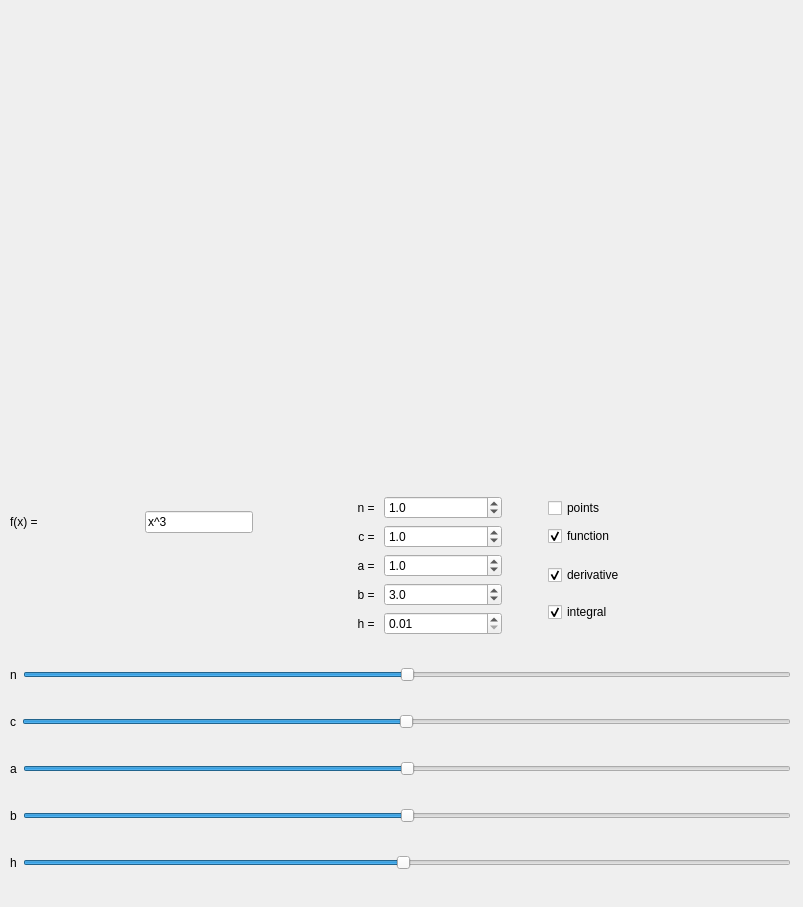
<?xml version="1.0" encoding="UTF-8"?>
<ui version="4.0">
 <class>MainWindow</class>
 <widget class="QMainWindow" name="MainWindow">
  <property name="geometry">
   <rect>
    <x>0</x>
    <y>0</y>
    <width>803</width>
    <height>907</height>
   </rect>
  </property>
  <property name="windowTitle">
   <string>Постороение графиков геометрического интеграла</string>
  </property>
  <widget class="QWidget" name="centralwidget">
   <widget class="QWidget" name="gridLayoutWidget">
    <property name="geometry">
     <rect>
      <x>10</x>
      <y>470</y>
      <width>781</width>
      <height>431</height>
     </rect>
    </property>
    <layout class="QGridLayout" name="gridLayout">
     <item row="3" column="0">
      <layout class="QHBoxLayout" name="horizontalLayout_4">
       <item>
        <widget class="QLabel" name="label_a">
         <property name="text">
          <string>a</string>
         </property>
        </widget>
       </item>
       <item>
        <widget class="QSlider" name="slider_a">
         <property name="minimum">
          <number>-100</number>
         </property>
         <property name="maximum">
          <number>100</number>
         </property>
         <property name="orientation">
          <enum>Qt::Horizontal</enum>
         </property>
        </widget>
       </item>
      </layout>
     </item>
     <item row="1" column="0">
      <layout class="QHBoxLayout" name="horizontalLayout">
       <item>
        <widget class="QLabel" name="label_n">
         <property name="text">
          <string>n</string>
         </property>
        </widget>
       </item>
       <item>
        <widget class="QSlider" name="slider_n">
         <property name="minimum">
          <number>-100</number>
         </property>
         <property name="maximum">
          <number>100</number>
         </property>
         <property name="singleStep">
          <number>1</number>
         </property>
         <property name="orientation">
          <enum>Qt::Horizontal</enum>
         </property>
        </widget>
       </item>
      </layout>
     </item>
     <item row="0" column="0">
      <layout class="QHBoxLayout" name="horizontalLayout_3">
       <item>
        <layout class="QGridLayout" name="gridLayout_2">
         <item row="0" column="3">
          <layout class="QVBoxLayout" name="verticalLayout">
           <item>
            <widget class="QCheckBox" name="points_check_box">
             <property name="text">
              <string>points</string>
             </property>
            </widget>
           </item>
           <item>
            <widget class="QCheckBox" name="function_check_box">
             <property name="text">
              <string>function</string>
             </property>
             <property name="checked">
              <bool>true</bool>
             </property>
            </widget>
           </item>
          </layout>
         </item>
         <item row="2" column="1">
          <layout class="QGridLayout" name="gridLayout_4">
           <item row="0" column="0">
            <widget class="QLabel" name="value_label_a">
             <property name="text">
              <string>a = </string>
             </property>
             <property name="alignment">
              <set>Qt::AlignRight|Qt::AlignTrailing|Qt::AlignVCenter</set>
             </property>
            </widget>
           </item>
           <item row="1" column="1">
            <widget class="QDoubleSpinBox" name="spin_box_b">
             <property name="decimals">
              <number>1</number>
             </property>
             <property name="minimum">
              <double>-100.000000000000000</double>
             </property>
             <property name="singleStep">
              <double>0.100000000000000</double>
             </property>
             <property name="value">
              <double>3.000000000000000</double>
             </property>
            </widget>
           </item>
           <item row="2" column="1">
            <widget class="QDoubleSpinBox" name="spin_box_h">
             <property name="decimals">
              <number>2</number>
             </property>
             <property name="minimum">
              <double>0.010000000000000</double>
             </property>
             <property name="maximum">
              <double>100.000000000000000</double>
             </property>
             <property name="singleStep">
              <double>0.010000000000000</double>
             </property>
            </widget>
           </item>
           <item row="1" column="0">
            <widget class="QLabel" name="value_label_b">
             <property name="text">
              <string>b = </string>
             </property>
             <property name="alignment">
              <set>Qt::AlignRight|Qt::AlignTrailing|Qt::AlignVCenter</set>
             </property>
            </widget>
           </item>
           <item row="0" column="1">
            <widget class="QDoubleSpinBox" name="spin_box_a">
             <property name="decimals">
              <number>1</number>
             </property>
             <property name="minimum">
              <double>-100.000000000000000</double>
             </property>
             <property name="singleStep">
              <double>0.100000000000000</double>
             </property>
             <property name="value">
              <double>1.000000000000000</double>
             </property>
            </widget>
           </item>
           <item row="2" column="0">
            <widget class="QLabel" name="value_label_h">
             <property name="text">
              <string>h = </string>
             </property>
             <property name="alignment">
              <set>Qt::AlignRight|Qt::AlignTrailing|Qt::AlignVCenter</set>
             </property>
            </widget>
           </item>
          </layout>
         </item>
         <item row="2" column="3">
          <layout class="QVBoxLayout" name="verticalLayout_3">
           <item>
            <widget class="QCheckBox" name="derivative_check_box">
             <property name="text">
              <string>derivative</string>
             </property>
             <property name="checked">
              <bool>true</bool>
             </property>
            </widget>
           </item>
           <item>
            <widget class="QCheckBox" name="integral_check_box">
             <property name="text">
              <string>integral</string>
             </property>
             <property name="checked">
              <bool>true</bool>
             </property>
            </widget>
           </item>
          </layout>
         </item>
         <item row="2" column="2">
          <spacer name="horizontalSpacer_2">
           <property name="orientation">
            <enum>Qt::Horizontal</enum>
           </property>
           <property name="sizeType">
            <enum>QSizePolicy::Minimum</enum>
           </property>
           <property name="sizeHint" stdset="0">
            <size>
             <width>40</width>
             <height>20</height>
            </size>
           </property>
          </spacer>
         </item>
         <item row="0" column="2">
          <spacer name="horizontalSpacer">
           <property name="orientation">
            <enum>Qt::Horizontal</enum>
           </property>
           <property name="sizeType">
            <enum>QSizePolicy::Minimum</enum>
           </property>
           <property name="sizeHint" stdset="0">
            <size>
             <width>40</width>
             <height>20</height>
            </size>
           </property>
          </spacer>
         </item>
         <item row="0" column="1">
          <layout class="QGridLayout" name="gridLayout_3">
           <item row="1" column="0">
            <widget class="QLabel" name="value_label_c">
             <property name="text">
              <string>c = </string>
             </property>
             <property name="alignment">
              <set>Qt::AlignRight|Qt::AlignTrailing|Qt::AlignVCenter</set>
             </property>
            </widget>
           </item>
           <item row="0" column="0">
            <widget class="QLabel" name="value_label_n">
             <property name="text">
              <string>n = </string>
             </property>
             <property name="alignment">
              <set>Qt::AlignRight|Qt::AlignTrailing|Qt::AlignVCenter</set>
             </property>
            </widget>
           </item>
           <item row="0" column="1">
            <widget class="QDoubleSpinBox" name="spin_box_n">
             <property name="decimals">
              <number>1</number>
             </property>
             <property name="minimum">
              <double>-100.000000000000000</double>
             </property>
             <property name="singleStep">
              <double>0.100000000000000</double>
             </property>
             <property name="value">
              <double>1.000000000000000</double>
             </property>
            </widget>
           </item>
           <item row="1" column="1">
            <widget class="QDoubleSpinBox" name="spin_box_c">
             <property name="decimals">
              <number>1</number>
             </property>
             <property name="minimum">
              <double>-100.000000000000000</double>
             </property>
             <property name="singleStep">
              <double>0.100000000000000</double>
             </property>
             <property name="value">
              <double>1.000000000000000</double>
             </property>
            </widget>
           </item>
          </layout>
         </item>
         <item row="0" column="0">
          <layout class="QHBoxLayout" name="horizontalLayout_7">
           <item>
            <widget class="QLabel" name="label">
             <property name="text">
              <string>f(x) = </string>
             </property>
            </widget>
           </item>
           <item>
            <widget class="QLineEdit" name="function_line_edit">
             <property name="sizePolicy">
              <sizepolicy hsizetype="Fixed" vsizetype="Fixed">
               <horstretch>0</horstretch>
               <verstretch>0</verstretch>
              </sizepolicy>
             </property>
             <property name="text">
              <string>x^3</string>
             </property>
            </widget>
           </item>
          </layout>
         </item>
        </layout>
       </item>
      </layout>
     </item>
     <item row="4" column="0">
      <layout class="QHBoxLayout" name="horizontalLayout_5">
       <item>
        <widget class="QLabel" name="label_b">
         <property name="text">
          <string>b</string>
         </property>
        </widget>
       </item>
       <item>
        <widget class="QSlider" name="slider_b">
         <property name="minimum">
          <number>-100</number>
         </property>
         <property name="maximum">
          <number>100</number>
         </property>
         <property name="orientation">
          <enum>Qt::Horizontal</enum>
         </property>
        </widget>
       </item>
      </layout>
     </item>
     <item row="2" column="0">
      <layout class="QHBoxLayout" name="horizontalLayout_2">
       <item>
        <widget class="QLabel" name="label_c">
         <property name="text">
          <string>c</string>
         </property>
        </widget>
       </item>
       <item>
        <widget class="QSlider" name="slider_c">
         <property name="minimum">
          <number>-100</number>
         </property>
         <property name="maximum">
          <number>100</number>
         </property>
         <property name="singleStep">
          <number>1</number>
         </property>
         <property name="orientation">
          <enum>Qt::Horizontal</enum>
         </property>
        </widget>
       </item>
      </layout>
     </item>
     <item row="5" column="0">
      <layout class="QHBoxLayout" name="horizontalLayout_6">
       <item>
        <widget class="QLabel" name="label_h">
         <property name="text">
          <string>h</string>
         </property>
        </widget>
       </item>
       <item>
        <widget class="QSlider" name="slider_h">
         <property name="minimum">
          <number>1</number>
         </property>
         <property name="maximum">
          <number>110</number>
         </property>
         <property name="value">
          <number>55</number>
         </property>
         <property name="orientation">
          <enum>Qt::Horizontal</enum>
         </property>
        </widget>
       </item>
      </layout>
     </item>
    </layout>
   </widget>
   <widget class="QLabel" name="plot_label">
    <property name="geometry">
     <rect>
      <x>20</x>
      <y>10</y>
      <width>761</width>
      <height>451</height>
     </rect>
    </property>
    <property name="text">
     <string/>
    </property>
    <property name="alignment">
     <set>Qt::AlignCenter</set>
    </property>
   </widget>
  </widget>
 </widget>
 <resources/>
 <connections/>
</ui>
